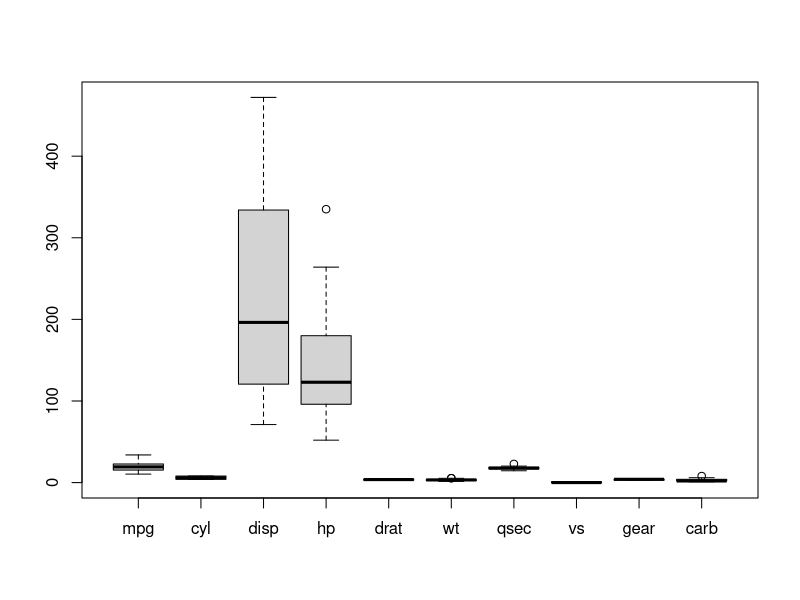

The R script that drew this image:
newdata<-mtcars
newdata1<-mtcars

newdata$am<-NULL
names(newdata)
str(newdata)
summary(newdata)
boxplot(newdata)
cor(newdata)
#model <- step(lm(mpg~., data = newdata),direction = "backward")
model <- lm(mpg~.-disp-cyl-hp, data = newdata)
model
summary(model)
library(car)
vif(model)
